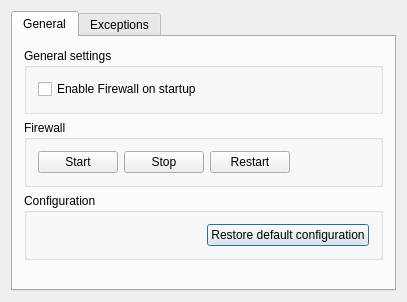
<?xml version="1.0" encoding="UTF-8"?>
<ui version="4.0">
 <class>MainDialog</class>
 <widget class="QDialog" name="MainDialog">
  <property name="geometry">
   <rect>
    <x>0</x>
    <y>0</y>
    <width>407</width>
    <height>302</height>
   </rect>
  </property>
  <property name="windowTitle">
   <string>Firewall Manager</string>
  </property>
  <layout class="QGridLayout">
   <item row="0" column="0">
    <widget class="QTabWidget" name="tabWidget4">
     <property name="currentIndex">
      <number>0</number>
     </property>
     <widget class="QWidget" name="tab">
      <attribute name="title">
       <string>General</string>
      </attribute>
      <layout class="QGridLayout">
       <item row="3" column="0">
        <spacer name="spacer6">
         <property name="orientation">
          <enum>Qt::Vertical</enum>
         </property>
         <property name="sizeType">
          <enum>QSizePolicy::Expanding</enum>
         </property>
         <property name="sizeHint" stdset="0">
          <size>
           <width>21</width>
           <height>70</height>
          </size>
         </property>
        </spacer>
       </item>
       <item row="2" column="0">
        <widget class="QGroupBox" name="groupBox">
         <property name="title">
          <string>Configuration</string>
         </property>
         <layout class="QGridLayout" name="gridLayout">
          <item row="0" column="1">
           <widget class="QPushButton" name="pbRestore">
            <property name="text">
             <string>Restore default configuration</string>
            </property>
           </widget>
          </item>
          <item row="0" column="0">
           <spacer name="spacer5_2">
            <property name="orientation">
             <enum>Qt::Horizontal</enum>
            </property>
            <property name="sizeType">
             <enum>QSizePolicy::Expanding</enum>
            </property>
            <property name="sizeHint" stdset="0">
             <size>
              <width>201</width>
              <height>21</height>
             </size>
            </property>
           </spacer>
          </item>
         </layout>
        </widget>
       </item>
       <item row="1" column="0">
        <widget class="QGroupBox" name="groupBox_2">
         <property name="title">
          <string>Firewall</string>
         </property>
         <layout class="QGridLayout" name="gridLayout_2">
          <item row="0" column="0">
           <widget class="QPushButton" name="pbStart">
            <property name="text">
             <string>Start</string>
            </property>
           </widget>
          </item>
          <item row="0" column="1">
           <widget class="QPushButton" name="pbStop">
            <property name="text">
             <string>Stop</string>
            </property>
           </widget>
          </item>
          <item row="0" column="2">
           <widget class="QPushButton" name="pbRestart">
            <property name="text">
             <string>Restart</string>
            </property>
           </widget>
          </item>
          <item row="0" column="3">
           <spacer name="spacer7">
            <property name="orientation">
             <enum>Qt::Horizontal</enum>
            </property>
            <property name="sizeType">
             <enum>QSizePolicy::Expanding</enum>
            </property>
            <property name="sizeHint" stdset="0">
             <size>
              <width>102</width>
              <height>21</height>
             </size>
            </property>
           </spacer>
          </item>
         </layout>
        </widget>
       </item>
       <item row="0" column="0">
        <widget class="QGroupBox" name="groupBox_3">
         <property name="title">
          <string>General settings</string>
         </property>
         <layout class="QGridLayout" name="gridLayout_3">
          <item row="0" column="1">
           <spacer name="spacer8">
            <property name="orientation">
             <enum>Qt::Horizontal</enum>
            </property>
            <property name="sizeType">
             <enum>QSizePolicy::Expanding</enum>
            </property>
            <property name="sizeHint" stdset="0">
             <size>
              <width>156</width>
              <height>21</height>
             </size>
            </property>
           </spacer>
          </item>
          <item row="0" column="0">
           <widget class="QCheckBox" name="cbEnable">
            <property name="text">
             <string>Enable Firewall on startup</string>
            </property>
           </widget>
          </item>
         </layout>
        </widget>
       </item>
      </layout>
     </widget>
     <widget class="QWidget" name="tab">
      <attribute name="title">
       <string>Exceptions</string>
      </attribute>
      <layout class="QGridLayout">
       <item row="2" column="0">
        <widget class="QPushButton" name="pbAdd">
         <property name="text">
          <string>Add entry</string>
         </property>
        </widget>
       </item>
       <item row="2" column="1">
        <widget class="QPushButton" name="pbEdit">
         <property name="text">
          <string>Edit entry</string>
         </property>
        </widget>
       </item>
       <item row="2" column="2">
        <spacer name="spacer6_2">
         <property name="orientation">
          <enum>Qt::Horizontal</enum>
         </property>
         <property name="sizeType">
          <enum>QSizePolicy::Fixed</enum>
         </property>
         <property name="sizeHint" stdset="0">
          <size>
           <width>5</width>
           <height>21</height>
          </size>
         </property>
        </spacer>
       </item>
       <item row="2" column="3">
        <widget class="QPushButton" name="pbDelete">
         <property name="text">
          <string>Delete entry</string>
         </property>
        </widget>
       </item>
       <item row="2" column="4">
        <spacer name="spacer5">
         <property name="orientation">
          <enum>Qt::Horizontal</enum>
         </property>
         <property name="sizeType">
          <enum>QSizePolicy::Expanding</enum>
         </property>
         <property name="sizeHint" stdset="0">
          <size>
           <width>100</width>
           <height>21</height>
          </size>
         </property>
        </spacer>
       </item>
       <item row="1" column="0" colspan="5">
        <widget class="QTreeWidget" name="lvExceptions">
         <property name="allColumnsShowFocus">
          <bool>true</bool>
         </property>
         <attribute name="headerCascadingSectionResizes">
          <bool>false</bool>
         </attribute>
         <attribute name="headerDefaultSectionSize">
          <number>65</number>
         </attribute>
         <attribute name="headerHighlightSections">
          <bool>false</bool>
         </attribute>
         <attribute name="headerShowSortIndicator" stdset="0">
          <bool>false</bool>
         </attribute>
         <attribute name="headerStretchLastSection">
          <bool>true</bool>
         </attribute>
         <column>
          <property name="text">
           <string>Service</string>
          </property>
         </column>
         <column>
          <property name="text">
           <string>Port</string>
          </property>
         </column>
         <column>
          <property name="text">
           <string>Policy</string>
          </property>
         </column>
         <column>
          <property name="text">
           <string>Interface</string>
          </property>
         </column>
        </widget>
       </item>
      </layout>
     </widget>
    </widget>
   </item>
  </layout>
 </widget>
 <layoutdefault spacing="6" margin="11"/>
 <resources/>
 <connections/>
</ui>
